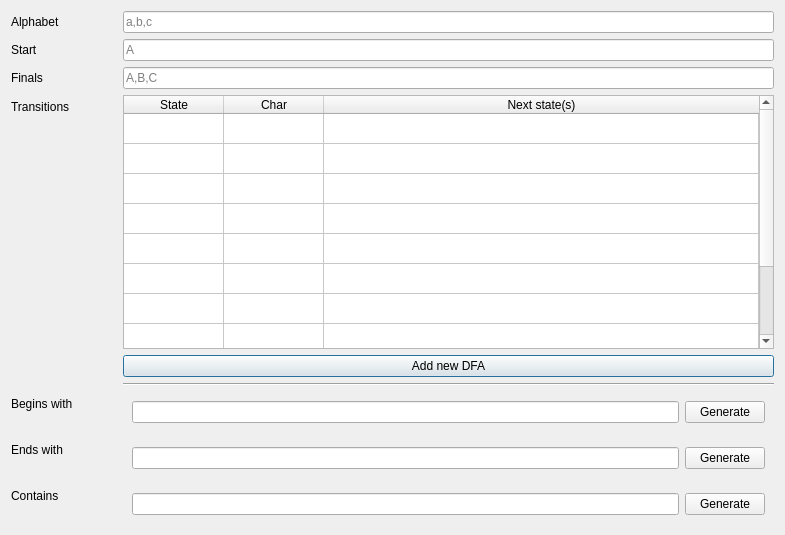
<?xml version="1.0" encoding="UTF-8"?>
<ui version="4.0">
 <class>create_dfa_dialog</class>
 <widget class="QDialog" name="create_dfa_dialog">
  <property name="windowModality">
   <enum>Qt::WindowModal</enum>
  </property>
  <property name="geometry">
   <rect>
    <x>0</x>
    <y>0</y>
    <width>785</width>
    <height>535</height>
   </rect>
  </property>
  <property name="minimumSize">
   <size>
    <width>600</width>
    <height>300</height>
   </size>
  </property>
  <property name="windowTitle">
   <string>Dialog</string>
  </property>
  <property name="sizeGripEnabled">
   <bool>false</bool>
  </property>
  <property name="modal">
   <bool>true</bool>
  </property>
  <layout class="QFormLayout" name="formLayout">
   <property name="fieldGrowthPolicy">
    <enum>QFormLayout::AllNonFixedFieldsGrow</enum>
   </property>
   <property name="horizontalSpacing">
    <number>50</number>
   </property>
   <item row="0" column="0">
    <widget class="QLabel" name="label">
     <property name="text">
      <string>Alphabet</string>
     </property>
    </widget>
   </item>
   <item row="0" column="1">
    <widget class="QLineEdit" name="dfa_alphabet">
     <property name="toolTip">
      <string/>
     </property>
     <property name="inputMethodHints">
      <set>Qt::ImhNone</set>
     </property>
     <property name="placeholderText">
      <string>a,b,c</string>
     </property>
    </widget>
   </item>
   <item row="1" column="0">
    <widget class="QLabel" name="label_2">
     <property name="text">
      <string>Start</string>
     </property>
    </widget>
   </item>
   <item row="1" column="1">
    <widget class="QLineEdit" name="dfa_start">
     <property name="placeholderText">
      <string>A</string>
     </property>
    </widget>
   </item>
   <item row="2" column="0">
    <widget class="QLabel" name="label_3">
     <property name="text">
      <string>Finals</string>
     </property>
    </widget>
   </item>
   <item row="2" column="1">
    <widget class="QLineEdit" name="dfa_finals">
     <property name="placeholderText">
      <string>A,B,C</string>
     </property>
    </widget>
   </item>
   <item row="3" column="0">
    <widget class="QLabel" name="label_4">
     <property name="text">
      <string>Transitions</string>
     </property>
    </widget>
   </item>
   <item row="3" column="1">
    <widget class="QTableWidget" name="dfa_transitions">
     <property name="sizePolicy">
      <sizepolicy hsizetype="Expanding" vsizetype="Expanding">
       <horstretch>0</horstretch>
       <verstretch>0</verstretch>
      </sizepolicy>
     </property>
     <property name="minimumSize">
      <size>
       <width>0</width>
       <height>0</height>
      </size>
     </property>
     <property name="showGrid">
      <bool>true</bool>
     </property>
     <property name="gridStyle">
      <enum>Qt::SolidLine</enum>
     </property>
     <property name="rowCount">
      <number>10</number>
     </property>
     <property name="columnCount">
      <number>3</number>
     </property>
     <attribute name="horizontalHeaderVisible">
      <bool>true</bool>
     </attribute>
     <attribute name="horizontalHeaderStretchLastSection">
      <bool>true</bool>
     </attribute>
     <attribute name="verticalHeaderVisible">
      <bool>false</bool>
     </attribute>
     <attribute name="verticalHeaderHighlightSections">
      <bool>true</bool>
     </attribute>
     <row/>
     <row/>
     <row/>
     <row/>
     <row/>
     <row/>
     <row/>
     <row/>
     <row/>
     <row/>
     <column>
      <property name="text">
       <string>State</string>
      </property>
     </column>
     <column>
      <property name="text">
       <string>Char</string>
      </property>
     </column>
     <column>
      <property name="text">
       <string>Next state(s)</string>
      </property>
     </column>
    </widget>
   </item>
   <item row="4" column="1">
    <widget class="QPushButton" name="add_dfa_button">
     <property name="text">
      <string>Add new DFA</string>
     </property>
    </widget>
   </item>
   <item row="5" column="1">
    <widget class="Line" name="line">
     <property name="lineWidth">
      <number>1</number>
     </property>
     <property name="midLineWidth">
      <number>0</number>
     </property>
     <property name="orientation">
      <enum>Qt::Horizontal</enum>
     </property>
    </widget>
   </item>
   <item row="6" column="0">
    <widget class="QLabel" name="label_5">
     <property name="text">
      <string>Begins with</string>
     </property>
    </widget>
   </item>
   <item row="6" column="1">
    <widget class="QWidget" name="widget" native="true">
     <layout class="QHBoxLayout" name="horizontalLayout">
      <item>
       <widget class="QLineEdit" name="lineEdit"/>
      </item>
      <item>
       <widget class="QPushButton" name="pushButton">
        <property name="text">
         <string>Generate</string>
        </property>
       </widget>
      </item>
     </layout>
    </widget>
   </item>
   <item row="7" column="0">
    <widget class="QLabel" name="label_6">
     <property name="text">
      <string>Ends with</string>
     </property>
    </widget>
   </item>
   <item row="7" column="1">
    <widget class="QWidget" name="widget_2" native="true">
     <layout class="QHBoxLayout" name="horizontalLayout_2">
      <item>
       <widget class="QLineEdit" name="lineEdit_2"/>
      </item>
      <item>
       <widget class="QPushButton" name="pushButton_2">
        <property name="text">
         <string>Generate</string>
        </property>
       </widget>
      </item>
     </layout>
    </widget>
   </item>
   <item row="8" column="0">
    <widget class="QLabel" name="label_7">
     <property name="text">
      <string>Contains</string>
     </property>
    </widget>
   </item>
   <item row="8" column="1">
    <widget class="QWidget" name="widget_3" native="true">
     <layout class="QHBoxLayout" name="horizontalLayout_3">
      <item>
       <widget class="QLineEdit" name="lineEdit_3"/>
      </item>
      <item>
       <widget class="QPushButton" name="pushButton_3">
        <property name="text">
         <string>Generate</string>
        </property>
       </widget>
      </item>
     </layout>
    </widget>
   </item>
  </layout>
 </widget>
 <resources/>
 <connections/>
</ui>
